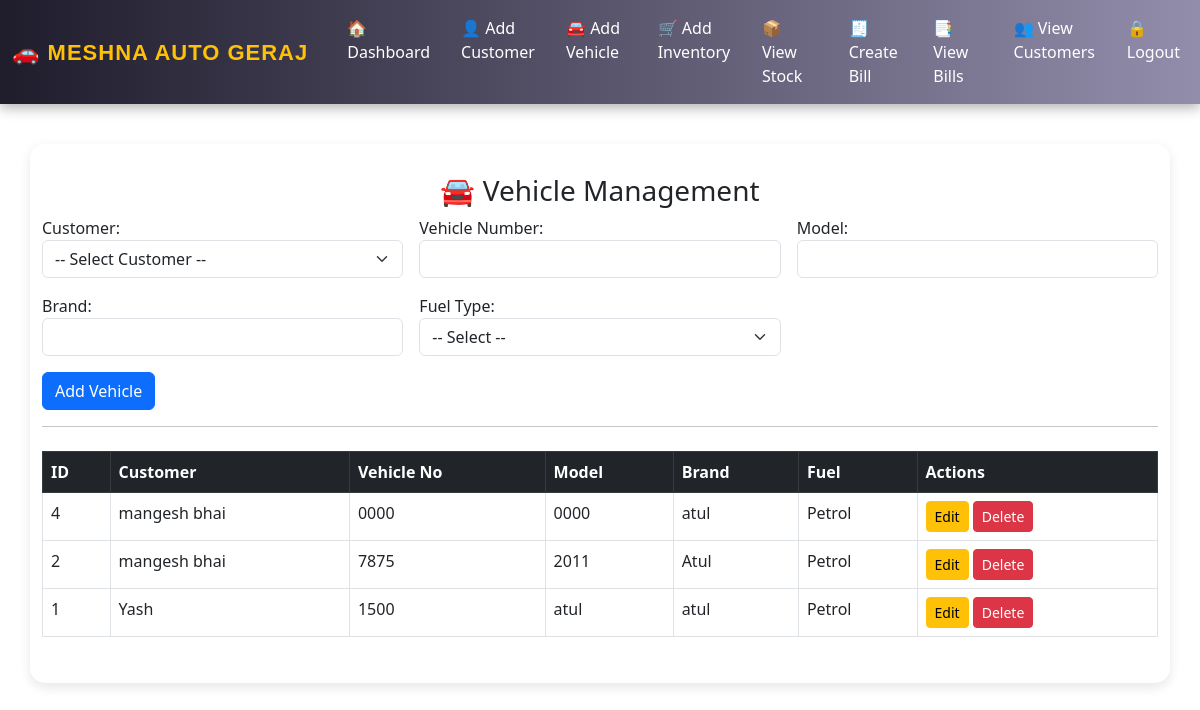
The page /add_vehicle.php on the database its author committed.
### tables this page shows
CREATE TABLE `vehicles` (
  `id` int(11) NOT NULL,
  `customer_id` int(11) NOT NULL,
  `vehicle_number` varchar(20) NOT NULL,
  `model` varchar(50) DEFAULT NULL,
  `brand` varchar(50) DEFAULT NULL,
  `fuel_type` varchar(20) DEFAULT NULL
);

CREATE TABLE `customers` (
  `id` int(10) UNSIGNED NOT NULL,
  `name` varchar(100) NOT NULL,
  `phone` varchar(15) DEFAULT NULL,
  `vehicle_number` varchar(20) DEFAULT NULL,
  `address` varchar(255) DEFAULT NULL,
  `created_at` timestamp NOT NULL DEFAULT current_timestamp(),
  `reach` varchar(255) DEFAULT NULL
);

### add_vehicle.php (the view, shortened to what this page needs)
<?php include 'db.php'; ?>
<?php
$editData = null;
?>
<!DOCTYPE html>
<html>
<head>
    <link href="https://cdn.jsdelivr.net/npm/bootstrap@5.3.0/dist/css/bootstrap.min.css" rel="stylesheet">
</head>
<body>
<?php include 'navbar.php'; ?>
<div class="container">
    <h3>🚘 Vehicle Management</h3>
    <form method="post" class="row g-3">
        <div class="col-md-4">
            <label>Customer:</label>
            <select name="customer_id" class="form-select" required>
                <option value="">-- Select Customer --</option>
            </select>
        </div>
        <div class="col-md-4">
            <label>Vehicle Number:</label>
            <input type="text" name="vehicle_number" class="form-control"
                   value="<?= isset($_GET['edit']) ? $editData['vehicle_number'] : '' ?>" required>
        </div>
        <div class="col-md-4">
            <label>Model:</label>
            <input type="text" name="model" class="form-control"
                   value="<?= isset($_GET['edit']) ? $editData['model'] : '' ?>">
        </div>
        <div class="col-md-4">
            <label>Brand:</label>
            <input type="text" name="brand" class="form-control"
                   value="<?= isset($_GET['edit']) ? $editData['brand'] : '' ?>">
        </div>
        <div class="col-md-4">
            <label>Fuel Type:</label>
            <select name="fuel_type" class="form-select">
                <option value="">-- Select --</option>
            </select>
        </div>
        <div class="col-md-12">
            <button type="submit" name="<?= isset($_GET['edit']) ? 'update' : 'save' ?>" class="btn btn-primary">
                <?= isset($_GET['edit']) ? 'Update Vehicle' : 'Add Vehicle' ?>
            </button>
        </div>
    </form>
    <hr>
    <table class="table table-bordered mt-4">
        <thead class="table-dark">
            <tr>
                <th>ID</th>
                <th>Customer</th>
                <th>Vehicle No</th>
                <th>Model</th>
                <th>Brand</th>
                <th>Fuel</th>
                <th>Actions</th>
            </tr>
        </thead>
        <tbody>
            <?php
            $result = $conn->query("SELECT vehicles.*, customers.name AS customer_name FROM vehicles
                                    JOIN customers ON vehicles.customer_id = customers.id ORDER BY vehicles.id DESC");
            while ($row = $result->fetch_assoc()) {
                echo "<tr>
                        <td>{$row['id']}</td>
                        <td>{$row['customer_name']}</td>
                        <td>{$row['vehicle_number']}</td>
                        <td>{$row['model']}</td>
                        <td>{$row['brand']}</td>
                        <td>{$row['fuel_type']}</td>
                        <td>
                            <a href='add_vehicle.php?edit={$row['id']}' class='btn btn-sm btn-warning'>Edit</a>
                            <a href='add_vehicle.php?delete={$row['id']}' onclick=\"return confirm('Delete this vehicle?')\" class='btn btn-sm btn-danger'>Delete</a>
                        </td>
                    </tr>";
            }
            ?>
        </tbody>
    </table>
</div>
</body>
</html>

### add_vehicle.php (style rules this page uses)
body { background-color: #f0f4f8; }
.container { background: #fff; padding: 30px; border-radius: 15px; margin-top: 40px; box-shadow: 0 4px 12px rgba(0,0,0,0.1); }
h3 { text-align: center; margin-bottom: 25px; }

### rows shown on the page
vehicles: id "4", customer.name "mangesh bhai", vehicle_number "0000", model "0000", brand "atul", fuel_type "Petrol"
vehicles: id "2", customer.name "mangesh bhai", vehicle_number "7875", model "2011", brand "Atul", fuel_type "Petrol"
vehicles: id "1", customer.name "Yash", vehicle_number "1500", model "atul", brand "atul", fuel_type "Petrol"
